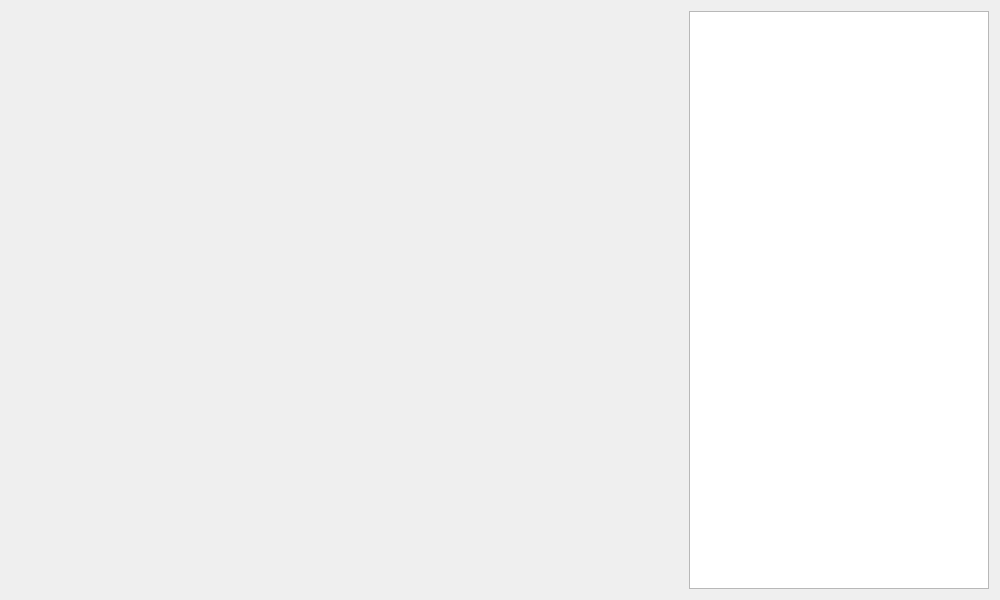
<?xml version="1.0" encoding="UTF-8"?>
<ui version="4.0">
 <class>QWMazo</class>
 <widget class="QWidget" name="QWMazo">
  <property name="geometry">
   <rect>
    <x>0</x>
    <y>0</y>
    <width>1000</width>
    <height>600</height>
   </rect>
  </property>
  <property name="windowTitle">
   <string>Form</string>
  </property>
  <layout class="QGridLayout" name="gridLayout">
   <item row="1" column="3">
    <layout class="QHBoxLayout" name="horizontalLayout_2">
     <item>
      <widget class="QWCarta" name="widget_4" native="true"/>
     </item>
     <item>
      <widget class="QWCarta" name="widget_5" native="true"/>
     </item>
    </layout>
   </item>
   <item row="2" column="2">
    <layout class="QHBoxLayout" name="horizontalLayout">
     <item>
      <widget class="QWCarta" name="widget" native="true"/>
     </item>
     <item>
      <widget class="QWCarta" name="widget_2" native="true"/>
     </item>
     <item>
      <widget class="QWCarta" name="widget_3" native="true"/>
     </item>
    </layout>
   </item>
   <item row="0" column="4">
    <layout class="QHBoxLayout" name="horizontalLayout_3">
     <item>
      <widget class="QWCarta" name="widget_6" native="true"/>
     </item>
     <item>
      <widget class="QWCarta" name="widget_7" native="true"/>
     </item>
     <item>
      <widget class="QWCarta" name="widget_8" native="true"/>
     </item>
    </layout>
   </item>
   <item row="0" column="5" rowspan="3">
    <widget class="QTextEdit" name="textEdit">
     <property name="maximumSize">
      <size>
       <width>300</width>
       <height>16777215</height>
      </size>
     </property>
    </widget>
   </item>
  </layout>
 </widget>
 <customwidgets>
  <customwidget>
   <class>QWCarta</class>
   <extends>QWidget</extends>
   <header>qwcarta.h</header>
   <container>1</container>
  </customwidget>
 </customwidgets>
 <resources/>
 <connections/>
</ui>
